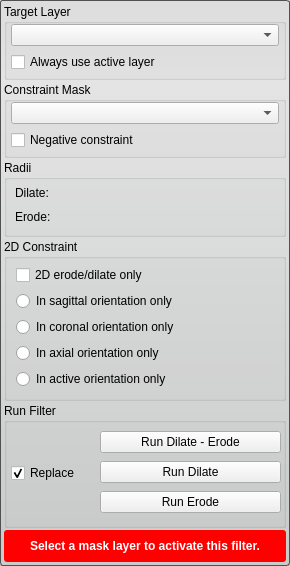
<?xml version="1.0" encoding="UTF-8"?>
<ui version="4.0">
 <class>BinaryDilateErodeFilterInterface</class>
 <widget class="QWidget" name="BinaryDilateErodeFilterInterface">
  <property name="geometry">
   <rect>
    <x>0</x>
    <y>0</y>
    <width>290</width>
    <height>564</height>
   </rect>
  </property>
  <property name="sizePolicy">
   <sizepolicy hsizetype="Preferred" vsizetype="MinimumExpanding">
    <horstretch>0</horstretch>
    <verstretch>0</verstretch>
   </sizepolicy>
  </property>
  <property name="windowTitle">
   <string>Binary Dilate Erode</string>
  </property>
  <property name="styleSheet">
   <string notr="true">QWidget#BinaryDilateErodeFilterInterface{
	border-radius: 3px;
	border: 1px solid rgb(80, 80,80);
	background-color: qlineargradient(spread:pad, x1:0.5, y1:0, x2:0.5, y2:0.960227, stop:0 rgba(221, 221, 221, 255), stop:0.155779 rgba(228, 228, 228, 255), stop:1 rgba(202, 204, 204, 255));      
}</string>
  </property>
  <layout class="QVBoxLayout" name="verticalLayout_3">
   <property name="spacing">
    <number>2</number>
   </property>
   <property name="margin">
    <number>4</number>
   </property>
   <item>
    <widget class="QGroupBox" name="target_groupbox_">
     <property name="minimumSize">
      <size>
       <width>0</width>
       <height>76</height>
      </size>
     </property>
     <property name="maximumSize">
      <size>
       <width>16777215</width>
       <height>76</height>
      </size>
     </property>
     <property name="title">
      <string>Target Layer</string>
     </property>
     <property name="flat">
      <bool>false</bool>
     </property>
     <layout class="QVBoxLayout" name="verticalLayout_4">
      <property name="spacing">
       <number>6</number>
      </property>
      <property name="leftMargin">
       <number>4</number>
      </property>
      <property name="topMargin">
       <number>0</number>
      </property>
      <property name="rightMargin">
       <number>4</number>
      </property>
      <property name="bottomMargin">
       <number>4</number>
      </property>
      <item>
       <widget class="QtUtils::QtDropableComboBox" name="target_layer_">
        <property name="sizePolicy">
         <sizepolicy hsizetype="Ignored" vsizetype="Fixed">
          <horstretch>0</horstretch>
          <verstretch>0</verstretch>
         </sizepolicy>
        </property>
       </widget>
      </item>
      <item>
       <widget class="QWidget" name="widget_5" native="true">
        <property name="minimumSize">
         <size>
          <width>0</width>
          <height>20</height>
         </size>
        </property>
        <layout class="QHBoxLayout" name="horizontalLayout">
         <property name="spacing">
          <number>0</number>
         </property>
         <property name="margin">
          <number>0</number>
         </property>
         <item>
          <widget class="QCheckBox" name="use_active_layer_">
           <property name="sizePolicy">
            <sizepolicy hsizetype="Preferred" vsizetype="Fixed">
             <horstretch>0</horstretch>
             <verstretch>0</verstretch>
            </sizepolicy>
           </property>
           <property name="text">
            <string>Always use active layer</string>
           </property>
          </widget>
         </item>
        </layout>
       </widget>
      </item>
     </layout>
    </widget>
   </item>
   <item>
    <widget class="QGroupBox" name="mask_constraint_groupbox_">
     <property name="minimumSize">
      <size>
       <width>0</width>
       <height>76</height>
      </size>
     </property>
     <property name="maximumSize">
      <size>
       <width>16777215</width>
       <height>76</height>
      </size>
     </property>
     <property name="title">
      <string>Constraint Mask</string>
     </property>
     <layout class="QVBoxLayout" name="verticalLayout_7">
      <property name="spacing">
       <number>6</number>
      </property>
      <property name="leftMargin">
       <number>4</number>
      </property>
      <property name="topMargin">
       <number>0</number>
      </property>
      <property name="rightMargin">
       <number>4</number>
      </property>
      <property name="bottomMargin">
       <number>4</number>
      </property>
      <item>
       <widget class="QtUtils::QtDropableComboBox" name="mask_">
        <property name="sizePolicy">
         <sizepolicy hsizetype="Ignored" vsizetype="Fixed">
          <horstretch>0</horstretch>
          <verstretch>0</verstretch>
         </sizepolicy>
        </property>
       </widget>
      </item>
      <item>
       <widget class="QWidget" name="widget_6" native="true">
        <layout class="QHBoxLayout" name="horizontalLayout_4">
         <property name="spacing">
          <number>0</number>
         </property>
         <property name="margin">
          <number>0</number>
         </property>
         <item>
          <widget class="QCheckBox" name="mask_invert_">
           <property name="sizePolicy">
            <sizepolicy hsizetype="Preferred" vsizetype="Fixed">
             <horstretch>0</horstretch>
             <verstretch>0</verstretch>
            </sizepolicy>
           </property>
           <property name="text">
            <string>Negative constraint</string>
           </property>
          </widget>
         </item>
        </layout>
       </widget>
      </item>
     </layout>
    </widget>
   </item>
   <item>
    <widget class="QGroupBox" name="radiiGroupBox">
     <property name="sizePolicy">
      <sizepolicy hsizetype="Preferred" vsizetype="Fixed">
       <horstretch>0</horstretch>
       <verstretch>0</verstretch>
      </sizepolicy>
     </property>
     <property name="title">
      <string>Radii</string>
     </property>
     <property name="flat">
      <bool>false</bool>
     </property>
     <layout class="QVBoxLayout" name="verticalLayout_5">
      <property name="spacing">
       <number>0</number>
      </property>
      <property name="leftMargin">
       <number>4</number>
      </property>
      <property name="topMargin">
       <number>2</number>
      </property>
      <property name="rightMargin">
       <number>4</number>
      </property>
      <property name="bottomMargin">
       <number>4</number>
      </property>
      <item>
       <widget class="QWidget" name="widget" native="true">
        <layout class="QVBoxLayout" name="verticalLayout">
         <property name="spacing">
          <number>2</number>
         </property>
         <property name="margin">
          <number>4</number>
         </property>
         <item>
          <widget class="QLabel" name="dialateLabel">
           <property name="text">
            <string>Dilate:</string>
           </property>
          </widget>
         </item>
         <item>
          <widget class="QtUtils::QtSliderIntCombo" name="dilate_" native="true"/>
         </item>
        </layout>
       </widget>
      </item>
      <item>
       <widget class="QWidget" name="widget_2" native="true">
        <layout class="QVBoxLayout" name="verticalLayout_2">
         <property name="spacing">
          <number>2</number>
         </property>
         <property name="margin">
          <number>4</number>
         </property>
         <item>
          <widget class="QLabel" name="erodeLabel">
           <property name="text">
            <string>Erode:</string>
           </property>
          </widget>
         </item>
         <item>
          <widget class="QtUtils::QtSliderIntCombo" name="erode_" native="true"/>
         </item>
        </layout>
       </widget>
      </item>
     </layout>
    </widget>
   </item>
   <item>
    <widget class="QGroupBox" name="groupBox_2">
     <property name="title">
      <string>2D Constraint</string>
     </property>
     <layout class="QVBoxLayout" name="verticalLayout_8">
      <property name="spacing">
       <number>6</number>
      </property>
      <property name="topMargin">
       <number>6</number>
      </property>
      <item>
       <widget class="QCheckBox" name="only2d_">
        <property name="text">
         <string>2D erode/dilate only</string>
        </property>
       </widget>
      </item>
      <item>
       <widget class="QRadioButton" name="sagittal_slice_">
        <property name="text">
         <string>In sagittal orientation only</string>
        </property>
       </widget>
      </item>
      <item>
       <widget class="QRadioButton" name="coronal_slice_">
        <property name="text">
         <string>In coronal orientation only</string>
        </property>
       </widget>
      </item>
      <item>
       <widget class="QRadioButton" name="axial_slice_">
        <property name="text">
         <string>In axial orientation only</string>
        </property>
       </widget>
      </item>
      <item>
       <widget class="QRadioButton" name="active_slice_">
        <property name="text">
         <string>In active orientation only</string>
        </property>
       </widget>
      </item>
     </layout>
    </widget>
   </item>
   <item>
    <widget class="QGroupBox" name="groupBox">
     <property name="title">
      <string>Run Filter</string>
     </property>
     <layout class="QHBoxLayout" name="horizontalLayout_3" stretch="1,2">
      <property name="spacing">
       <number>0</number>
      </property>
      <property name="leftMargin">
       <number>2</number>
      </property>
      <property name="topMargin">
       <number>2</number>
      </property>
      <property name="rightMargin">
       <number>2</number>
      </property>
      <property name="bottomMargin">
       <number>4</number>
      </property>
      <item>
       <widget class="QWidget" name="widget_4" native="true">
        <property name="minimumSize">
         <size>
          <width>62</width>
          <height>0</height>
         </size>
        </property>
        <layout class="QHBoxLayout" name="horizontalLayout_2">
         <property name="spacing">
          <number>0</number>
         </property>
         <property name="leftMargin">
          <number>2</number>
         </property>
         <property name="topMargin">
          <number>0</number>
         </property>
         <property name="rightMargin">
          <number>0</number>
         </property>
         <property name="bottomMargin">
          <number>0</number>
         </property>
         <item>
          <widget class="QCheckBox" name="replaceCheckBox">
           <property name="sizePolicy">
            <sizepolicy hsizetype="Preferred" vsizetype="Fixed">
             <horstretch>0</horstretch>
             <verstretch>0</verstretch>
            </sizepolicy>
           </property>
           <property name="text">
            <string>Replace</string>
           </property>
           <property name="checked">
            <bool>true</bool>
           </property>
          </widget>
         </item>
        </layout>
       </widget>
      </item>
      <item>
       <widget class="QWidget" name="widget_3" native="true">
        <property name="minimumSize">
         <size>
          <width>0</width>
          <height>96</height>
         </size>
        </property>
        <property name="maximumSize">
         <size>
          <width>16777215</width>
          <height>96</height>
         </size>
        </property>
        <layout class="QVBoxLayout" name="verticalLayout_6">
         <property name="spacing">
          <number>2</number>
         </property>
         <property name="margin">
          <number>0</number>
         </property>
         <item>
          <widget class="QPushButton" name="dilateerodeButton">
           <property name="sizePolicy">
            <sizepolicy hsizetype="Preferred" vsizetype="Fixed">
             <horstretch>0</horstretch>
             <verstretch>0</verstretch>
            </sizepolicy>
           </property>
           <property name="text">
            <string>Run Dilate - Erode</string>
           </property>
          </widget>
         </item>
         <item>
          <widget class="QPushButton" name="dilateButton">
           <property name="sizePolicy">
            <sizepolicy hsizetype="Preferred" vsizetype="Fixed">
             <horstretch>0</horstretch>
             <verstretch>0</verstretch>
            </sizepolicy>
           </property>
           <property name="text">
            <string>Run Dilate</string>
           </property>
          </widget>
         </item>
         <item>
          <widget class="QPushButton" name="erodeButton">
           <property name="sizePolicy">
            <sizepolicy hsizetype="Preferred" vsizetype="Fixed">
             <horstretch>0</horstretch>
             <verstretch>0</verstretch>
            </sizepolicy>
           </property>
           <property name="text">
            <string>Run Erode</string>
           </property>
          </widget>
         </item>
        </layout>
       </widget>
      </item>
     </layout>
    </widget>
   </item>
   <item>
    <widget class="QWidget" name="message_alert_" native="true">
     <property name="minimumSize">
      <size>
       <width>0</width>
       <height>32</height>
      </size>
     </property>
     <property name="styleSheet">
      <string notr="true">QLabel#message_{
	color: white;
	font: bold;
}

QWidget#message_alert_{
	border-radius: 3px;
	background-color: red;
}</string>
     </property>
     <layout class="QHBoxLayout" name="horizontalLayout_5">
      <property name="spacing">
       <number>0</number>
      </property>
      <property name="margin">
       <number>4</number>
      </property>
      <item>
       <widget class="QLabel" name="message_">
        <property name="text">
         <string>Select a mask layer to activate this filter.</string>
        </property>
        <property name="alignment">
         <set>Qt::AlignCenter</set>
        </property>
        <property name="wordWrap">
         <bool>true</bool>
        </property>
       </widget>
      </item>
     </layout>
    </widget>
   </item>
  </layout>
 </widget>
 <customwidgets>
  <customwidget>
   <class>QtUtils::QtDropableComboBox</class>
   <extends>QComboBox</extends>
   <header location="global">QtUtils/Widgets/QtDropableComboBox.h</header>
  </customwidget>
  <customwidget>
   <class>QtUtils::QtSliderIntCombo</class>
   <extends>QWidget</extends>
   <header location="global">QtUtils/Widgets/QtSliderIntCombo.h</header>
   <container>1</container>
  </customwidget>
 </customwidgets>
 <resources/>
 <connections/>
</ui>
